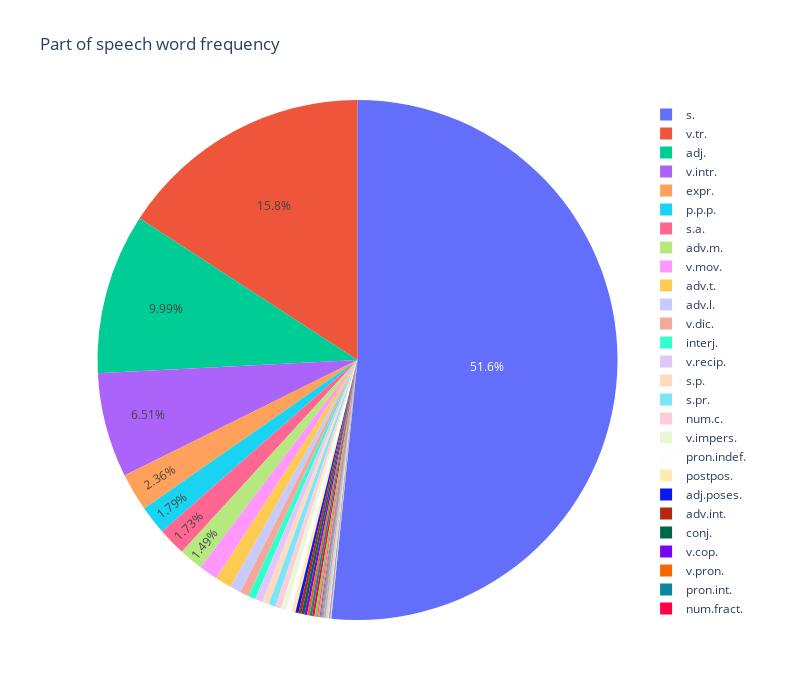

Source (notebook cell):
### Code cell
import plotly.express as px

category= data.groupby("POS").size()

fig = px.pie(category, names=category.index, values=category , title='Part of speech word frequency', width=800, height=700)

fig.update_traces(textposition='inside')
fig.update_layout(uniformtext_minsize=12, uniformtext_mode='hide')
fig.show()

fig.write_html("file.html")

### Figure 1 — Plotly figure (JSON) as saved in the notebook; plotly's stock layout.template omitted (floating-point values rounded to 4 significant figures)
{"data": [{"domain": {"x": [0, 1], "y": [0, 1]}, "hovertemplate": "POS=%{label}<br>value=%{value}<extra></extra>", "labels": ["adj.", "adj.adv.", "adj.p.", "adj.pers.", "adj.poses.", "adj.pron.", "adj.s.", "adv.", "adv.afirm.", "adv.c.", "adv.fin.", "adv.int.", "adv.l.", "adv.l.pron.", "adv.l.t.", "adv.m", "adv.m.", "adv.m., conj.", "adv.neg.", "adv.preadj.", "adv.preadj.pron.", "adv.t.", "art.def.", "conj.", "ej.", "expr.", "expr.adv.", "expr.v.", "f.v.aux.", "interj.", "interj.onom.", "num.c.", "num.fract.", "num.ind.", "num.indef.", "num.o.", "p.", "p.adj.", "p.p.", "p.p.p.", "p.pr.act.", "p.s.", "postpos.", "postpos., conj.", "postpos.adv.m.", "postpos.num.ord.", "prep.", "pron.", "pron.def.", "pron.dem.", "pron.impers.", "pron.indef.", "pron.int.", "pron.pers.", "pron.pok.", "pron.pos.", "pron.rel.", "s.", "s.a.", "s.adj.", "s.expr.", "s.onom.", "s.p.", "s.pr.", "s.tr.", "v.", "v.aux.", "v.cop.", "v.dic.", "v.impers.", "v.interr.", "v.intr.", "v.intr.onom.", "v.inty.", "v.mod.", "v.mod.pron.", "v.mov.", "v.pron.", "v.recip.", "v.refl.", "v.tr."], "legendgroup": "", "name": "", "showlegend": true, "textposition": "inside", "type": "pie", "values": [2512, 1, 3, 1, 48, 10, 1, 11, 14, 1, 1, 47, 174, 1, 1, 1, 374, 1, 10, 19, 1, 255, 1, 46, 1, 593, 1, 1, 12, 119, 20, 94, 36, 4, 1, 36, 1, 1, 3, 449, 2, 1, 61, 1, 1, 2, 2, 1, 3, 13, 3, 81, 39, 15, 1, 11, 4, 12981, 435, 5, 1, 1, 106, 106, 1, 21, 2, 43, 133, 87, 2, 1638, 2, 1, 6, 1, 296, 40, 117, 1, 3981]}], "layout": {"height": 700, "legend": {"tracegroupgap": 0}, "title": {"text": "Part of speech word frequency"}, "uniformtext": {"minsize": 12, "mode": "hide"}, "width": 800}}
